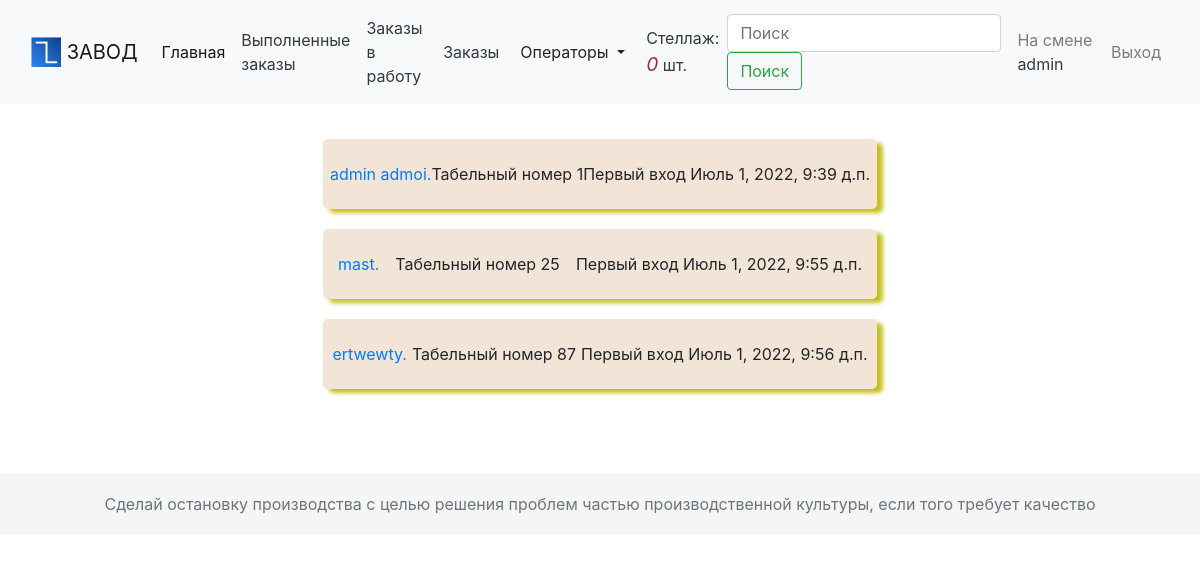
Before: /manufactur/users/ (signed in) with the older database file.
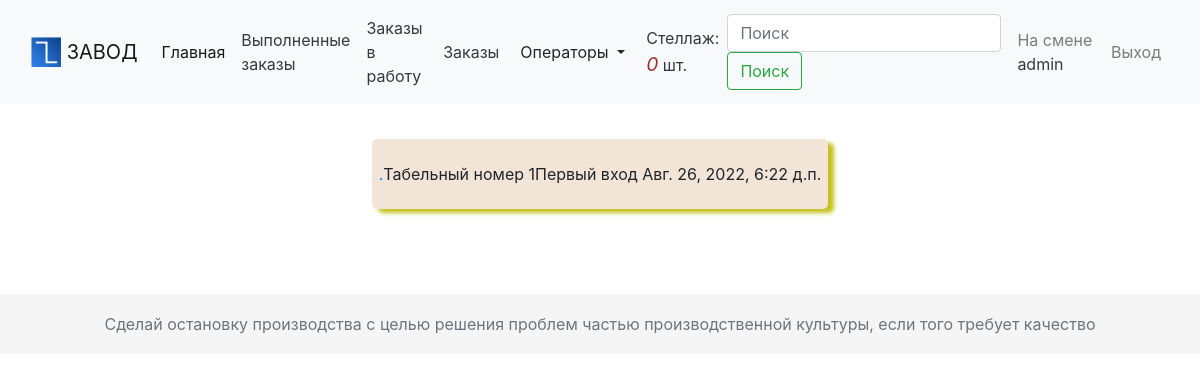
After: the same page with the newer database file.
### manufactur/models.py (models this page shows, shortened)
class User(AbstractUser):
    TEAM = (
        (0, 0),
        (1, 1),
        (2, 2),
        (3, 3),
        (4, 4),
    )
    t_number = models.PositiveIntegerField(verbose_name="Табельный номер", default="1")
    team = models.IntegerField(choices=TEAM, default=0, verbose_name="Смена")
    is_master = models.BooleanField(verbose_name="Мастер", default=False)
    rough_drawing = models.BooleanField(verbose_name="Грубое волочение", default=False)
    fine_drawing = models.BooleanField(verbose_name="Тонкое волочение", default=False)
    frls = models.BooleanField(verbose_name="Лентообмотка", default=False)
    yl_300 = models.BooleanField(verbose_name="Автобухтовка 300", default=False)
    yl_600 = models.BooleanField(verbose_name="Автобухтовка 600", default=False)
    yl_1250 = models.BooleanField(verbose_name="Перемотка 1250", default=False)
    yl_450 = models.BooleanField(verbose_name="Ручная бухтовка 450", default=False)
    l_70 = models.BooleanField(verbose_name="Линия 70", default=False)
    l_90 = models.BooleanField(verbose_name="Линия 90", default=False)
    wild_twist = models.BooleanField(verbose_name="Маленькая скрутка", default=False)
    twist = models.BooleanField(verbose_name="Большая скрутка", default=False)
    armoring = models.BooleanField(verbose_name="Бронирование", default=False)
    packaging = models.BooleanField(verbose_name="Упаковка", default=False)
    otk = models.BooleanField(verbose_name="ОТК", default=False)
    following = models.ManyToManyField(
        "self", through="Contact", related_name="followers", symmetrical=False
    )
    def get_absolute_url(self):
        return reverse_lazy("manufactur:user_detail", args=[self.username])
    class Meta:
        verbose_name = "Пользователь"
        verbose_name_plural = "Пользователи"

### manufactur/views.py (the view)
# urls.py: path("users/", views.UserListView.as_view(), name="list_users"),
@method_decorator(login_required, name="dispatch")
class UserListView(View):
    def get(self, request, team=None):
        if team:
            users = User.objects.filter(is_active=True, team=team)
        else:
            users = User.objects.filter(is_active=True)
        return render(request, "manufactur/user/list_user.html", {"users": users})

### shelf/context_processors.py (called while the page is built)
def shelf(request):
    return {"shelf": Shelf(request)}

### shelf/shelf.py (called while the page is built)
    def __len__(self):
        return len(self.shelf)

    def get_link(self):
        return "gruboe-volochenie"

### manufactur/templates/manufactur/user/list_user.html (shortened to what this page needs)
{% extends 'manufactur/base.html' %}
{% block content %}
    <div class=" block_card">
        {% for user in users %}
			<div class="block_action carder block_user">
               <a href="{{ user.get_absolute_url }}">{{ user.get_full_name }}.</a>
				<div>Табельный номер {{ user.t_number }}</div>
				<div>Первый вход  {{ user.date_joined }}</div>
			</div>
        {% endfor %}
    </div>
{% endblock %}

### manufactur/templates/manufactur/base.html (shortened to what this page needs)
{% load static %}
{% load pluralize %}
<!DOCTYPE html>
<html lang="ru">
<head>
    <link rel="stylesheet" href="{% static 'css/style.css' %}">
    <link rel="stylesheet" href="https://maxcdn.bootstrapcdn.com/bootstrap/4.0.0/css/bootstrap.min.css">
</head>
<body>
  <nav class="navbar sticky-top navbar-expand-lg navbar-light bg-light">
  <div class="container-fluid">
  <a class="navbar-brand" data-id="admin" href="/admin" target="_blank">
      <img src="{% static 'image/logo.png' %}" alt="logo" width="30" height="30" loading="lazy" class="d-inline-block align-top">
  ЗАВОД</a>
  <div class="collapse navbar-collapse" id="navbarToggler">
    <ul class="navbar-nav mr-auto mt-2 mt-lg-0">
      <li class="nav-item active">
        <a class="nav-link" data-id="main" href="{% url 'manufactur:manufacture' %}">Главная<span class="sr-only">(current)</span></a>
      </li>
      <li class="nav-item">
        <a {% if request.user.is_staff %}class="nav-link text-dark" href="{% url 'orders:orders_finish' %}" {% else %}class="nav-link disabled" href="#" tabindex="-1" aria-disabled="true"{% endif %} data-id="finish_orders">Выполненные заказы</a>
      </li>
      <li class="nav-item">
        <a {% if request.user.is_active %}class="nav-link text-dark" href="{% url 'orders:order_p_list' shelf.get_link %}" {% else %}class="nav-link disabled" href="#" tabindex="-1" aria-disabled="true"{% endif %} data-id="orders_in_prod">Заказы в работу</a>
      </li>
      <li class="nav-item">
        <a {% if request.user.is_staff %}class="nav-link text-dark" href="{% url 'orders:order_list' %} " {% else %}class="nav-link disabled"  tabindex="-1" aria-disabled="true"{% endif %}  data-id="orders">Заказы</a>
      </li>
      <li class="nav-item">
        <div class="dropdown">
        <button {% if request.user.is_staff %} class="btn btn-light dropdown-toggle"{% else %} type="button" class="btn btn-light dropdown-toggle disabled"{% endif %} id="dropdownMenuButton" data-toggle="dropdown" aria-haspopup="true" aria-expanded="false">
            Операторы
        </button>
</div>
      </li>
      <li class="nav-item">
        <div {% if request.user.is_staff %}class="count_shelf nav-link text-dark" {% else %}class="nav-link disabled"  tabindex="-1" aria-disabled="true"{% endif %} >
                    <a class="text-dark" data-id="shelf" href="{% url 'shelf:shelf_detail' %}">
                    <div class="">Стеллаж: <i>{{ shelf|length }}</i> шт.</div>
                    </a>
        </div>
      </li>
    </ul>
    <form class="form-inline my-2 my-lg-0">
      <input class="form-control mr-sm-2" type="search" placeholder="Поиск" aria-label="Поиск">
      <button class="btn btn-outline-success my-2 my-sm-0" data-id="search" type="submit">Поиск</button>
    </form>
  <ul class="navbar-nav ml-auto ml-100 mt-lg-0">
      <li class="nav-item">
        {% if request.user.is_authenticated %}
        <span class="nav-link">На смене <a class="text-dark" href="#" > {{ user.username }}</a></span>
      </li>
      <li class="nav-item">
          <a class="nav-link" data-id="exit" href="{% url 'manufactur:logout' %}">Выход</a>
      </li>
        {% else %}
            <a class="nav-link" data-id = 'login' href="{% url 'manufactur:login' %}">Вход</a>
      </li>
        {% endif %}
  </ul>
  </div>
  </div>
</nav>
  <div id="content" class="">
     {% block content %}{% endblock %}
  </div>
<footer class="footer">
    <div class="text-center">
        <span class="text-muted">Сделай остановку производства с целью решения проблем частью производственной культуры, если того требует качество</span>
    </div>
</footer>
</body>
</html>

Changed rows visible on the page:
removed User: get_full_name "mast", t_number "25", date_joined "Июль 1, 2022, 9:55 д.п."
removed User: get_full_name "ertwewty", t_number "87", date_joined "Июль 1, 2022, 9:56 д.п."
changed User "admin": date_joined "Июль 1, 2022, 9:39 д.п." → "Авг. 26, 2022, 6:22 д.п."; get_full_name "admin admoi" → (not shown)
